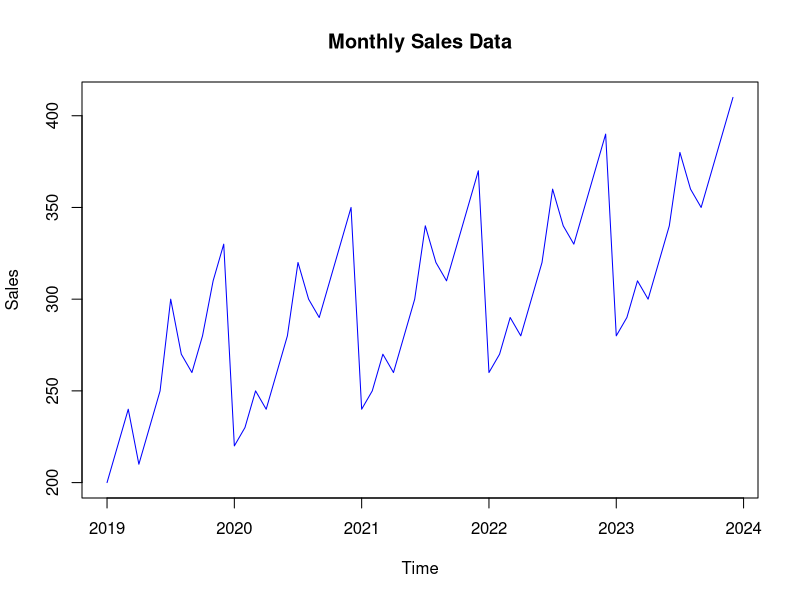
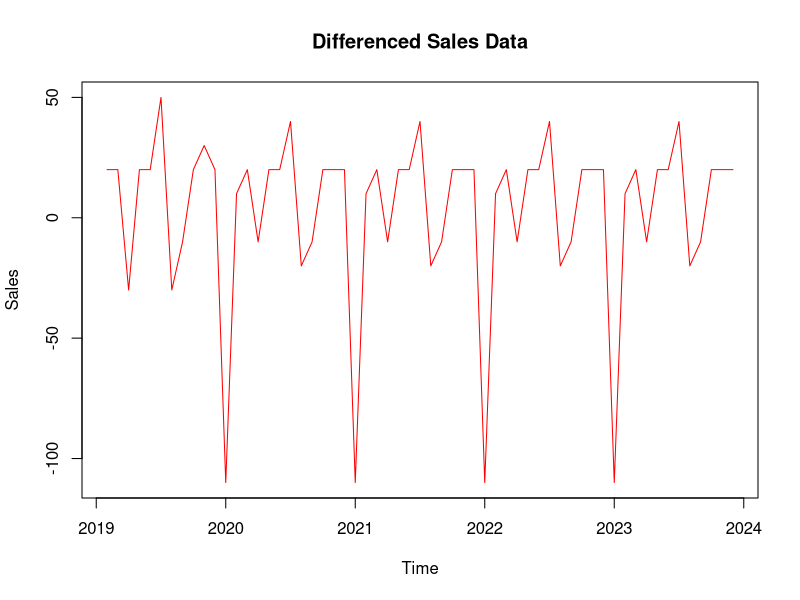
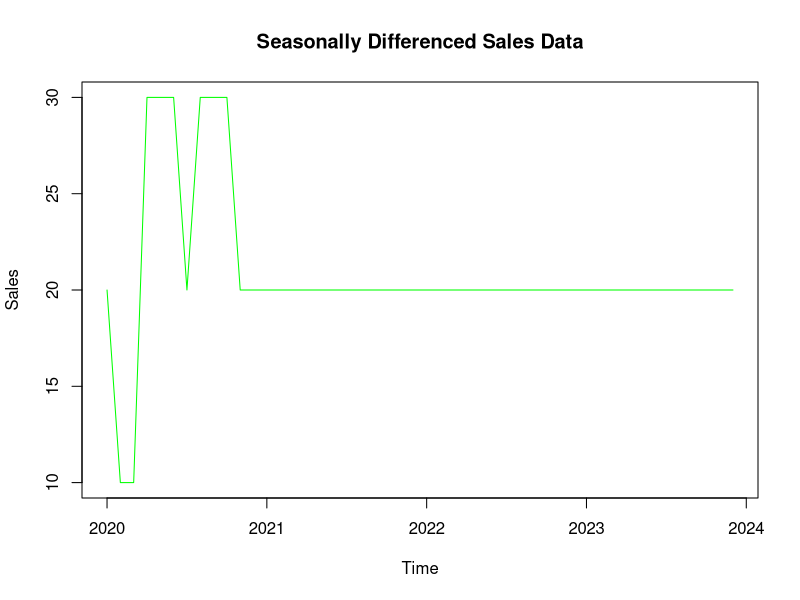
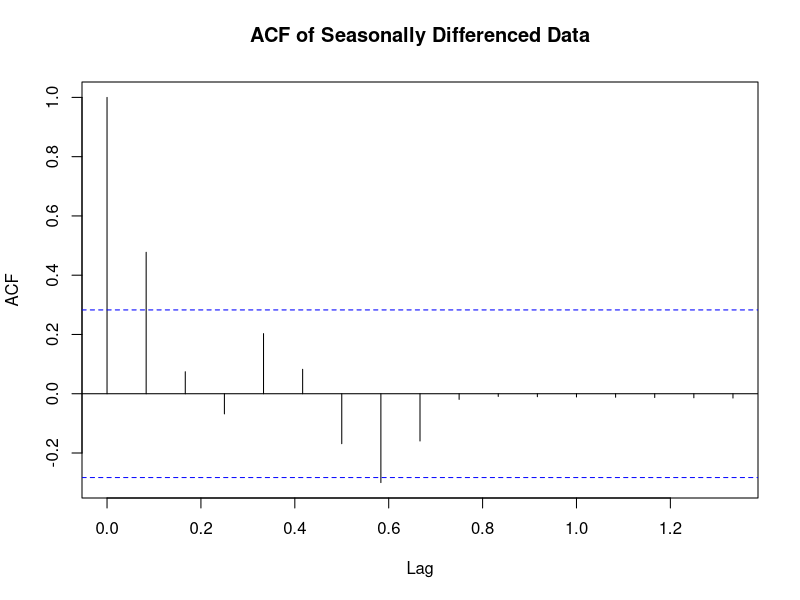
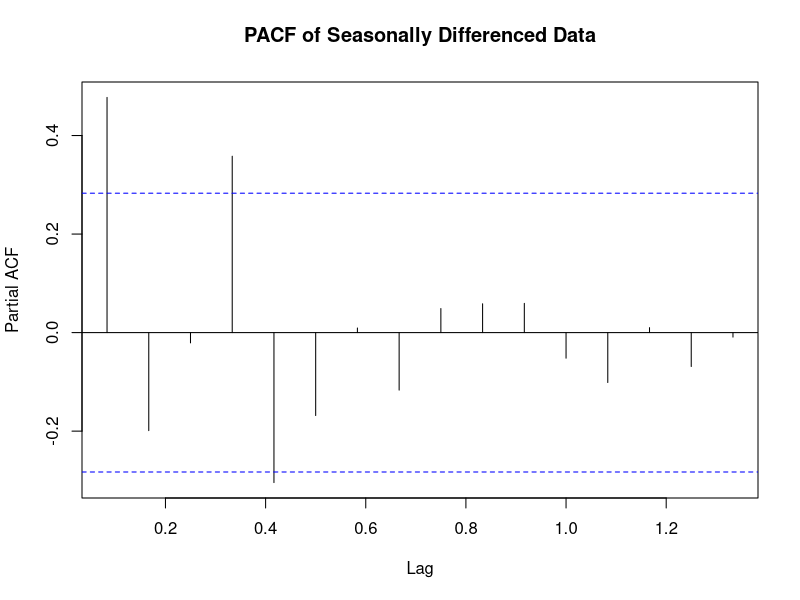
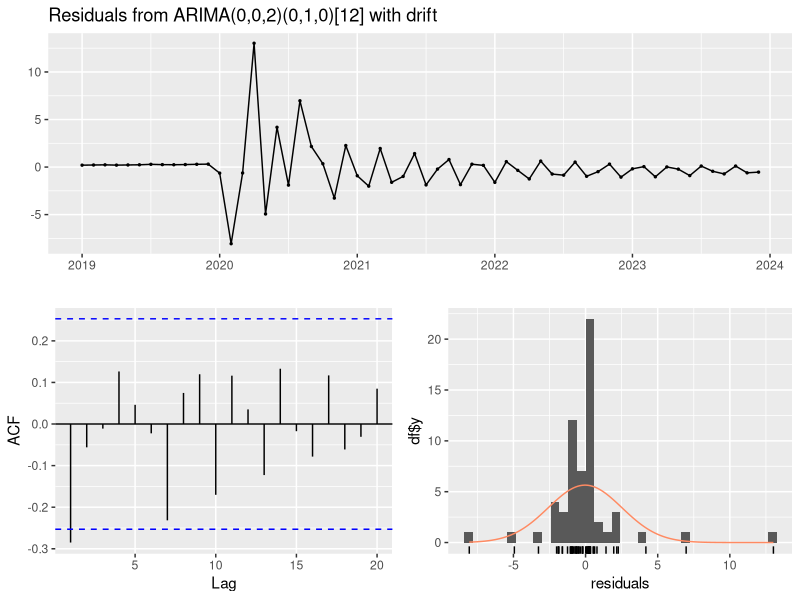
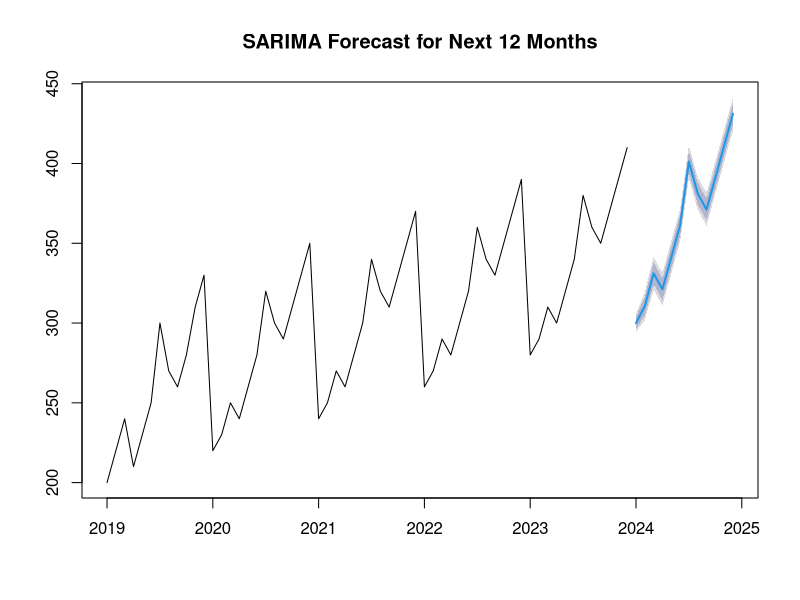

The R source for these figures, in order:
# PRAC - SARIMA and ARIMA models

# Q1

library(forecast)
library(tseries)
sales_data <- c(200, 220, 240, 210, 230, 250, 300, 270, 260, 280, 310, 330,
                220, 230, 250, 240, 260, 280, 320, 300, 290, 310, 330, 350,
                240, 250, 270, 260, 280, 300, 340, 320, 310, 330, 350, 370,
                260, 270, 290, 280, 300, 320, 360, 340, 330, 350, 370, 390,
                280, 290, 310, 300, 320, 340, 380, 360, 350, 370, 390, 410)

sales_ts <- ts(sales_data, start = c(2019, 1), frequency = 12)
sales_ts
plot(sales_ts, main = "Monthly Sales Data", ylab = "Sales", xlab = "Time", col = "blue")

# Differencing the series to remove trend and seasonality
sales_diff <- diff(sales_ts, differences = 1)
sales_seasonal_diff <- diff(sales_ts, lag = 12)
# Plot the differenced series
plot(sales_diff, main = "Differenced Sales Data", ylab = "Sales", xlab = "Time", col = "red")
plot(sales_seasonal_diff, main = "Seasonally Differenced Sales Data", ylab = "Sales", xlab = "Time", col = "green")

# Q2
# Augmented Dickey-Fuller Test for stationarity
adf.test(sales_ts)
# ACF and PACF plots to identify AR and MA orders
acf(sales_seasonal_diff, main = "ACF of Seasonally Differenced Data")
pacf(sales_seasonal_diff, main = "PACF of Seasonally Differenced Data")

# Q3
# Fit a SARIMA model, assuming (p,d,q) = (1,1,1) and (P,D,Q,m) = (1,1,1,12) for illustration
sarima_model <- auto.arima(sales_ts, seasonal = TRUE)
summary(sarima_model)
# Residual diagnostics
checkresiduals(sarima_model)

# Q4

# Forecast the next 12 months
forecast_values <- forecast(sarima_model, h = 12)
print(forecast_values)
# Plot the forecasted values along with original data
plot(forecast_values, main = "SARIMA Forecast for Next 12 Months")

# Q5

# Fit a simple ARIMA model without seasonal terms
arima_model <- auto.arima(sales_ts, seasonal = FALSE)

# Compare SARIMA and ARIMA using AIC, BIC, and RMSE
sarima_aic <- AIC(sarima_model)
arima_aic <- AIC(arima_model)
sarima_bic <- BIC(sarima_model)
arima_bic <- BIC(arima_model)
sarima_metrics <- accuracy(sarima_model)
arima_metrics <- accuracy(arima_model)

cat("SARIMA AIC:", sarima_aic, "ARIMA AIC:", arima_aic, "\n")
cat("SARIMA BIC:", sarima_bic, "ARIMA BIC:", arima_bic, "\n")
sarima_metrics
arima_metrics
